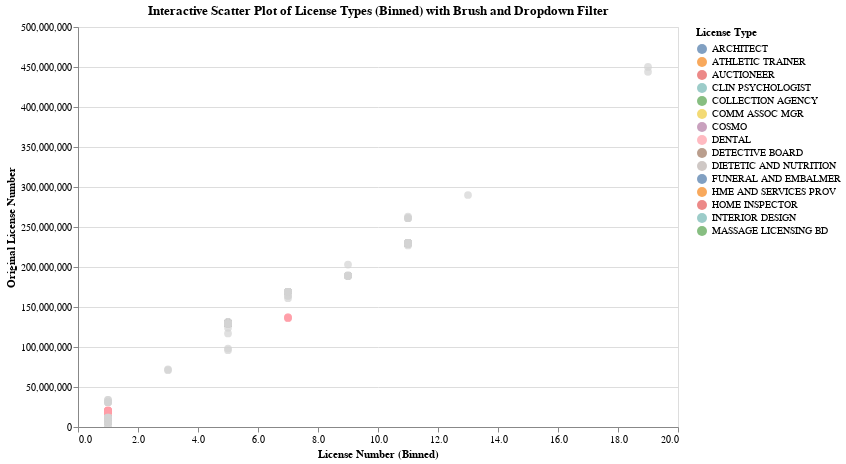

The notebook cell this image was saved under:
### Code cell
import pandas as pd

# Select a sample of the data to avoid MaxRowsError
licenses_sample = licenses.sample(n=500)  # Adjust the number based on your needs

# Ensure 'License Number' is numeric, coercing errors to NaN
licenses_sample['License Number'] = pd.to_numeric(licenses_sample['License Number'], errors='coerce')

# Drop rows with NaN in 'License Number' (if coercion fails)
licenses_sample = licenses_sample.dropna(subset=['License Number'])

# Convert 'License Number' to integer (optional, depending on the data)
licenses_sample['License Number'] = licenses_sample['License Number'].astype(int)

# Add a binned version of 'License Number' for systematic grouping
licenses_sample['License Number (Binned)'] = pd.cut(
    licenses_sample['License Number'],
    bins=20,  # Adjust the number of bins as needed
    labels=False
)
# Get unique license types for the dropdown filter
unique_licenses = licenses_sample['License Type'].unique()

# Dropdown selection for specific license type
license_dropdown = alt.binding_select(options=list(unique_licenses), name="Select License Type: ")
license_select = alt.selection_point(fields=['License Type'], bind=license_dropdown, value=unique_licenses[0])
# Brush selection to highlight data points within selected region
brush = alt.selection_interval(encodings=['x', 'y'])

base = alt.Chart(licenses_sample).mark_circle(size=60).encode(
    x=alt.X('License Number (Binned):Q', title='License Number (Binned)', bin=True),
    y=alt.Y('License Number:Q', title='Original License Number'),
    color=alt.condition(license_select, 'License Type:N', alt.value('lightgray')),
    tooltip=['License Number', 'License Type', '_id']
).properties(
    width=600,
    height=400,
    title='Interactive Scatter Plot of License Types (Binned) with Brush and Dropdown Filter'
).add_params(
    brush  # Add brush selection using add_params
).add_params(
    license_select  
)

# Display the interactive plot
plot2 = base.interactive()
plot2

### Figure 1 — Vega-Lite specification as saved in the notebook (floating-point values rounded to 4 significant figures; data arrays with more than 128 entries replaced by an {"elided": "..."} marker saying what was removed)
{"config": {"view": {"continuousWidth": 300, "continuousHeight": 300}}, "data": {"name": "data-482474852fcd5be97db159ddd709b010"}, "mark": {"type": "circle", "size": 60}, "encoding": {"color": {"condition": {"param": "param_1", "field": "License Type", "type": "nominal"}, "value": "lightgray"}, "tooltip": [{"field": "License Number", "type": "quantitative"}, {"field": "License Type", "type": "nominal"}, {"field": "_id", "type": "quantitative"}], "x": {"bin": true, "field": "License Number (Binned)", "title": "License Number (Binned)", "type": "quantitative"}, "y": {"field": "License Number", "title": "Original License Number", "type": "quantitative"}}, "height": 400, "params": [{"name": "param_2", "select": {"type": "interval", "encodings": ["x", "y"]}}, {"name": "param_1", "select": {"type": "point", "fields": ["License Type"]}, "bind": {"input": "select", "options": ["DENTAL", "DETECTIVE BOARD", "COSMO", "CLIN PSYCHOLOGIST", "DIETETIC AND NUTRITION", "FUNERAL AND EMBALMER", "ARCHITECT", "MASSAGE LICENSING BD", "COMM ASSOC MGR", "COLLECTION AGENCY", "ATHLETIC TRAINER", "HOME INSPECTOR", "INTERIOR DESIGN", "AUCTIONEER", "HME AND SERVICES PROV"], "name": "Select License Type: "}, "value": "DENTAL"}, {"name": "param_3", "select": {"type": "interval", "encodings": ["x", "y"]}, "bind": "scales"}], "title": "Interactive Scatter Plot of License Types (Binned) with Brush and Dropdown Filter", "width": 600, "$schema": "https://vega.github.io/schema/vega-lite/v5.20.1.json", "datasets": {"data-482474852fcd5be97db159ddd709b010": {"elided": "490 records"}}}
